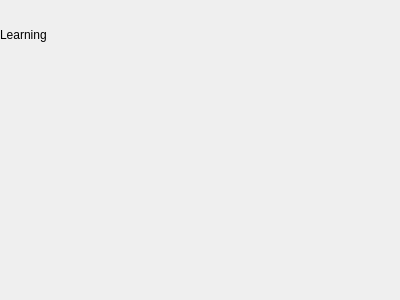
<?xml version="1.0" encoding="UTF-8"?>
<ui version="4.0">
 <class>Learning</class>
 <widget class="QWidget" name="Learning">
  <property name="geometry">
   <rect>
    <x>0</x>
    <y>0</y>
    <width>400</width>
    <height>300</height>
   </rect>
  </property>
  <property name="sizePolicy">
   <sizepolicy hsizetype="Preferred" vsizetype="Preferred">
    <horstretch>1</horstretch>
    <verstretch>0</verstretch>
   </sizepolicy>
  </property>
  <property name="minimumSize">
   <size>
    <width>80</width>
    <height>0</height>
   </size>
  </property>
  <property name="windowTitle">
   <string>Form</string>
  </property>
  <layout class="QVBoxLayout" name="verticalLayout">
   <property name="spacing">
    <number>0</number>
   </property>
   <property name="margin">
    <number>0</number>
   </property>
   <item>
    <widget class="QFrame" name="frame_8">
     <property name="minimumSize">
      <size>
       <width>0</width>
       <height>28</height>
      </size>
     </property>
     <property name="maximumSize">
      <size>
       <width>16777215</width>
       <height>28</height>
      </size>
     </property>
     <property name="styleSheet">
      <string notr="true">background-image: url(:toolbar)</string>
     </property>
     <property name="lineWidth">
      <number>0</number>
     </property>
     <zorder>label</zorder>
    </widget>
   </item>
   <item>
    <widget class="QLabel" name="label">
     <property name="text">
      <string>Learning</string>
     </property>
    </widget>
   </item>
   <item>
    <spacer name="verticalSpacer">
     <property name="orientation">
      <enum>Qt::Vertical</enum>
     </property>
     <property name="sizeHint" stdset="0">
      <size>
       <width>20</width>
       <height>255</height>
      </size>
     </property>
    </spacer>
   </item>
  </layout>
 </widget>
 <resources/>
 <connections/>
</ui>
